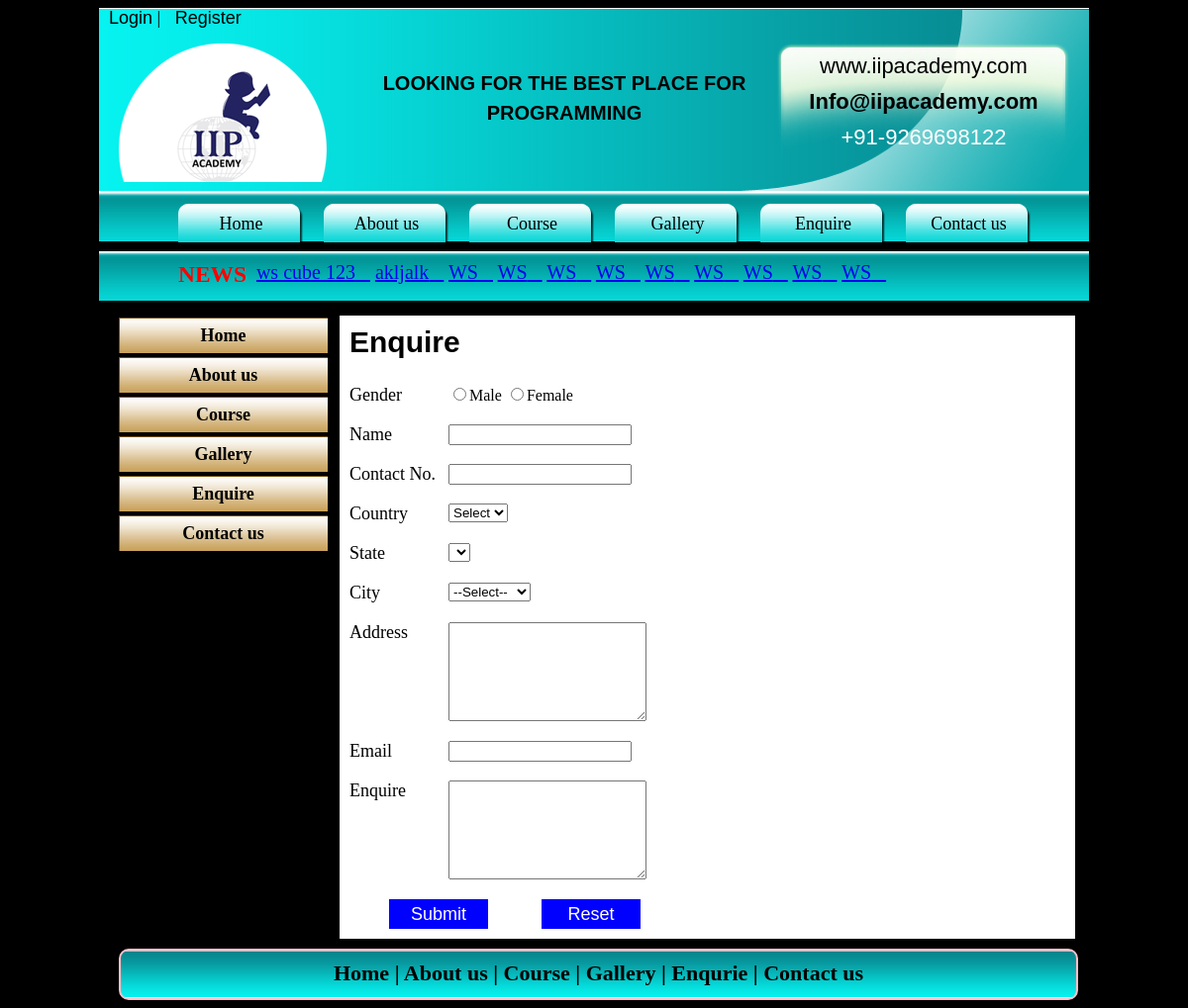
/enquire.php, run on the app's committed database.
### tables this page shows
CREATE TABLE `add_news` (
  `news_id` int(11) NOT NULL,
  `news_title` varchar(255) NOT NULL,
  `news_description` text NOT NULL,
  `news_date` date NOT NULL,
  `news_status` tinyint(4) NOT NULL
);

### enquire.php (the view, shortened to what this page needs)
<html>
<head>
	<link href="style.css" rel="stylesheet">
</head>
<body class="body">
	<div class="main">
		<?php include('header.php')?>
		<div class="row3">
			<div class="row3left">
				<div class="sidebar"><a href="index.php" title="Home" class="anchar1">Home</a></div>
				<div class="sidebar"><a href="aboutus.php" title="About us" class="anchar1">About us<a/></div>
				<div class="sidebar"><a href="course.php" title="Course" class="anchar1">Course</a></div>
				<div class="sidebar"><a href="gallery.php" title="Gallery" class="anchar1">Gallery</a></div>
				<div class="sidebar"><a href="enquire.php" title="Enquire" class="anchar1">Enquire</a></div>
				<div class="sidebar"><a href="contactus.php" title="Contact us" class="anchar1">Contact us</a></div>
			</div>
			<div class="enquireright1">
				<div class="enquireright2">Enquire</div>
				<form>
				<div class="outerleft">Gender</div>
				<div class="outerright">
					<input type="radio" name="Gender"/>Male
					<input type="radio" name="Gender"/>Female
				</div>
				<div class="outerleft">Name</div>
				<div class="outerright"><input type="text"/></div>
				<div class="outerleft">Contact No.</div>
				<div class="outerright"><input type="text"/></div>
				<div class="outerleft">Country</div>
				<div class="outerright">
					<select onchange="seldata(this.value)">
						<option>Select</option>
					</select>
				</div>
				<div class="outerleft">State</div>
				<div class="outerright">
						<select name="abc" id="state">
						</select>
				</div>
				<div class="outerleft">City</div>
				<div class="outerright">
					<select>
						<option>--Select--</option>
					</select>
				</div>
				<div class="outerleft">Address</div>
				<div class="outerright1"><textarea class="text1"></textarea/></div>
				<div class="outerleft">Email</div>
				<div class="outerright"><input type="text"/></div>
				<div class="outerleft">Enquire</div>
				<div class="outerright1"><textarea class="text1"></textarea/></div>
				<div class="outerright2">
					<input type="submit" value="Submit" class="btn" />
					<input type="Reset" value="Reset" class="btn" />
				</div>
				</form>
			</div>
		</div>
		<?php include('footer.php')?>
	</div>
</body>
</html>

### header.php (shortened to what this page needs)
<div class="row1">
	<div class="login" style="width:100%" >
		<?php
				if (!isset($_SESSION['USERID']))
				{
					?>
					<a href='login.php'>Login</a>
					<span>|</span>
     				<a href='register.php'>Register</a>
				<?php }
				 else { ?>
      					<a href='logout.php'>Logout</a>
      					<a href='change.php'>Change Pass</a>
      					<a href='interviewq.php'>Interview Question</a>
  					<?php }
		 ?>
</div>
			<div class="row1c1"></div>
			<div class="row1c2">
				LOOKING FOR THE BEST PLACE FOR PROGRAMMING
			</div>
			<div class="row1c3">
				<div class="row1r1">www.iipacademy.com</div>
				<div class="row1r2">Info@iipacademy.com</div>
				<div class="row1r3">+91-9269698122</div>
			</div>
		</div>
		<div class="row2">
			<div class="menubar"><a href="index.php" title="Home" class="anchar">Home</a></div>
			<div class="menubar"><a href="aboutus.php" title="About" class="anchar">About us</a></div>
			<div class="menubar"><a href="course.php" title="Course" class="anchar">Course</a></div>
			<div class="menubar"><a href="gallery.php"title="Gallery" class="anchar">Gallery</a></div>
			<div class="menubar"><a href="enquire.php"title="Enquire" class="anchar">Enquire</a></div>
			<div class="menubar"><a href="contactus.php"title="Contact" class="anchar">Contact us </a></div>
		</div>
		<div class="row2">
			<div style="color:Red; font-size: 20px; display: flex; margin: 0px; padding-top: 10px;">
				<h3 style="margin: 0px; padding-right: 10px;">NEWS</h3>
			<marquee >
			 	<?php
					include('admin_panel/connection.php');
					$sel="SELECT * FROM add_news where news_status=1";
					$exe=mysqli_query($conn,$sel);
					while($fetch=mysqli_fetch_assoc($exe))  {
			 	?>
			 			<a href="news-details.php?nid=<?php echo $fetch['news_id']; ?>">
			 	<?php
			 					echo $fetch['news_title']; ?>&nbsp;&nbsp;&nbsp;</a>
			 	<?php }?>
			 </marquee>
			 </div>
		</div>

### style.css (style rules this page uses)
.body { background: black; }
.main { width: 1000px; margin: auto; }
.row1 { width:1000px; height: 186px; background: url("images/headerbg.jpg"); }
.row1c1 { width:250px; height:140px; background: url("images/logo.png") no-repeat; float:left; margin-left:20px; margin-top:15px; }
.row1c2 { width: 400px; height:120px; font-family: sans-serif; font-size: 20px; color: black; font-weight:bold; text-align: center; float: left; padding-top:40px; line-height: 30px; }
.row1c3 { width: 296px; height: 132px; background: url("images/topcontactbg.png"); margin: 15px; float: left; }
.row1r1 { font-size: 22px; font-family:sans-serif; text-align: center; padding-top: 10px; }
.row1r2 { font-size: 22px; font-family:sans-serif; text-align: center; font-weight: bold; padding-top: 10px; }
.row1r3 { font-size: 22px; font-family:sans-serif; text-align: center; padding-top: 10px; color: white; }
.row2 { width:920px; height:60px; padding-left:80px; background: url("images/menubg.jpg") repeat-x; }
.menubar { width:127px; height:34px; background: url("images/menubackground.png"); margin-right: 20px; padding-top: 10px; text-align: center; font-size: 18px; float: left; margin-top: 12px; }
.row3 { width: 980px; height: 250px; padding-left: 20px; padding-top:5px; }
.row3left { width:213px; height:30px; float: left; }
.sidebar { width:211px; height:28px; background: url("images/leftmenubg.png"); margin-bottom: 2px; padding-top:10px; text-align: center; font-size: 18px; font-weight: bold; }
.enquireright1 { width:743px; height:630px; margin-left:10px; float:left; background: white; }
.anchar { text-decoration: none; color: black; }
.anchar1 { text-decoration: none; color: black; }
.enquireright2 { width: 700px; height: 50px; font-size: 30px; font-family: arial; margin: 10px; font-weight: bold; }
.outerleft { width: 100px; height: 20px; margin-left: 10px; float: left; font-size: 18px; }
.outerright { width: 600px; height: 40px; float: left; }
.outerright1 { margin-bottom: 20px; }
.text1 { width: 200px; height: 100px; }
.btn { width: 100px; height: 30px; margin-left: 50px; background: blue; color: white; border: none; font-size: 18px; }
.login { width: 100%; padding-right:10px; font-size: 18px; }
.login a { text-decoration: none; color: black; font-size: 18px !important; font-family: sans-serif; margin-left: 10px; }

### data on the page
add_news: news_title "ws cube 123"
add_news: news_title "akljalk"
add_news: news_title "WS"
add_news: news_title "WS"
add_news: news_title "WS"
add_news: news_title "WS"
add_news: news_title "WS"
add_news: news_title "WS"
add_news: news_title "WS"
add_news: news_title "WS"
add_news: news_title "WS"
